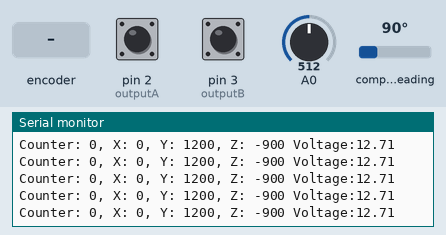
A sketch run on a simulated Arduino Mega 2560, built with avr-gcc and run on an emulated ATmega2560. Shown: the last lines printed to the serial monitor. The test bench sets the inputs (shaded band); at power-on: compass heading 90°, A0 = 512, pin 2 (outputA) HIGH, pin 3 (outputB) HIGH.

Above: at 6.2 s.
6.3 s: compass heading set to 7°
At 6.58 s:
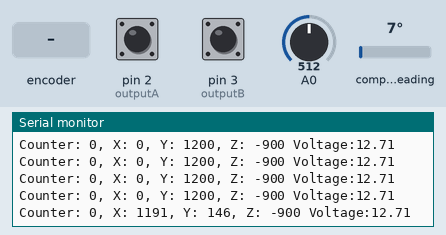
7.8 s: A0 set to 716
At 7.85 s:
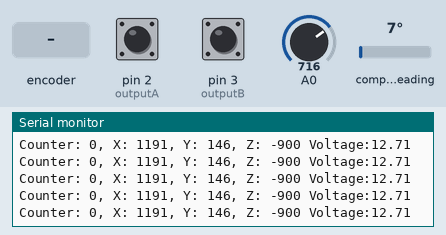
9.3 s: rotary encoder on pin 2 (outputA) / pin 3 (outputB) turned 1 step (first pin leading)
At 9.59 s:
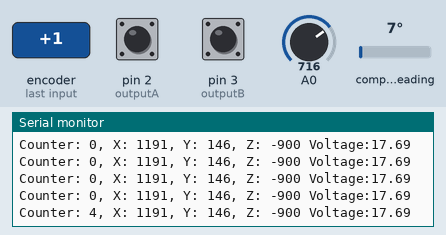
11.0 s: compass heading set to 90°
At 11.01 s:
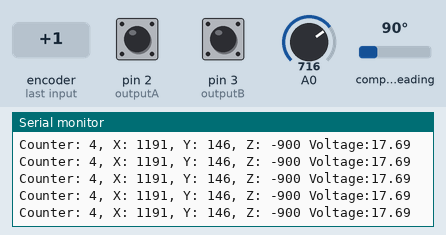
12.5 s: compass heading set to 269°
At 12.57 s:
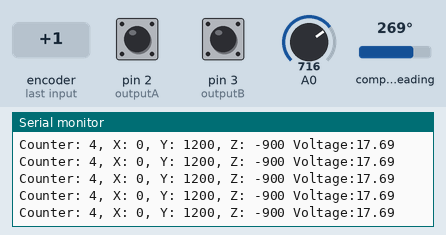
15.5 s: A0 set to 306
At 15.6 s:
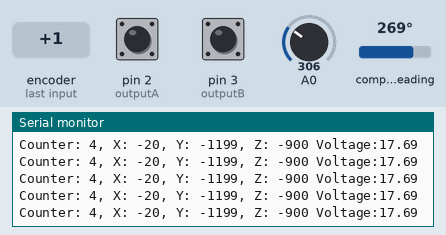
Timing chart, 0 to 18.5 s (numbered marks = the images above; inputs shaded):
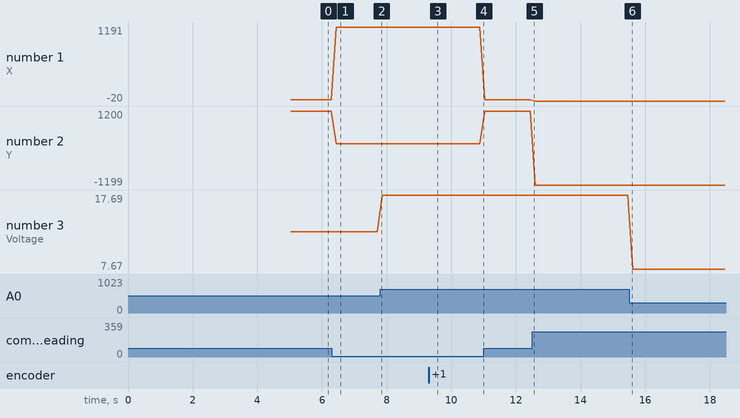

Measured:
- after the input at 6.3 s, the serial monitor: prints a new line after 0.15 s (image 1)
- after the input at 9.3 s, the serial monitor: prints a new line after 0.15 s (image 3)
- plotted number 1: 0 → 1191 after the input at 6.3 s, 0 → -20 after the input at 12.5 s
- plotted number 2: 1200 → 146 after the input at 6.3 s, 146 → 1200 after the input at 11.0 s, 1200 → -1199 after the input at 12.5 s
- plotted number 3: 12.71 → 17.69 after the input at 7.8 s, 17.69 → 7.67 after the input at 15.5 s

The sketch:

ArduinoController.ino
```cpp
#include <Wire.h>
#include <MechaQMC5883.h>
#include <SoftwareSerial.h>


SoftwareSerial Serial1(10, 11);

#define outputA 2  // Pin INT0 pentru encoder
#define outputB 3  // Pin INT1 pentru encoder

int offset =20;// set the correction offset value

volatile int counter = 0; // Contor pentru encoder
MechaQMC5883 qmc;         // Busolă

void encoderA() {
  if (digitalRead(outputA) != digitalRead(outputB)) {
    counter++;
  } else {
    counter--;
  }
}

void encoderB() {
  if (digitalRead(outputA) == digitalRead(outputB)) {
    counter++;
  } else {
    counter--;
  }
}

void setup() {

  Serial.begin(115200);


  pinMode(outputA, INPUT_PULLUP);  // Rezistențe pull-up interne
  pinMode(outputB, INPUT_PULLUP);

  Serial1.begin(9600);   // Transmisie către ESP32
  Serial1.println("Test comunicare Arduino Uno cu ESP32");
  delay(5000);
  Wire.begin();         // Inițializare bus I2C pentru busolă
  qmc.init();           // Inițializare QMC5883

  // Configurarea întreruperilor pentru encoder
  attachInterrupt(digitalPinToInterrupt(outputA), encoderA, CHANGE);
  attachInterrupt(digitalPinToInterrupt(outputB), encoderB, CHANGE);
}

void loop() {
  int x, y, z;
  qmc.read(&x, &y, &z); // Citirea valorilor busolei\


   int volt = analogRead(A0);// read the input
  double voltage = map(volt,0,1023, 0, 2500) + offset;// map 0-1023 to 0-2500 and add correction offset

  voltage /=100;// divide by 100 to get the decimal values

  // Transmite datele către ESP32
  Serial.print("Counter: ");
  Serial.print(counter);
  Serial.print(", X: ");
  Serial.print(x);
  Serial.print(", Y: ");
  Serial.print(y);
  Serial.print(", Z: ");
  Serial.print(z);
  Serial.print(" Voltage:");
  Serial.println(voltage);


  Serial1.print("Counter: ");
  Serial1.print(counter);
  Serial1.print(", X: ");
  Serial1.print(x);
  Serial1.print(", Y: ");
  Serial1.print(y);
  Serial1.print(", Z: ");
  Serial1.print(z);
  Serial1.print(" Voltage:");
  Serial1.println(voltage);


  delay(100); // Pauză pentru transmisie
}
```
